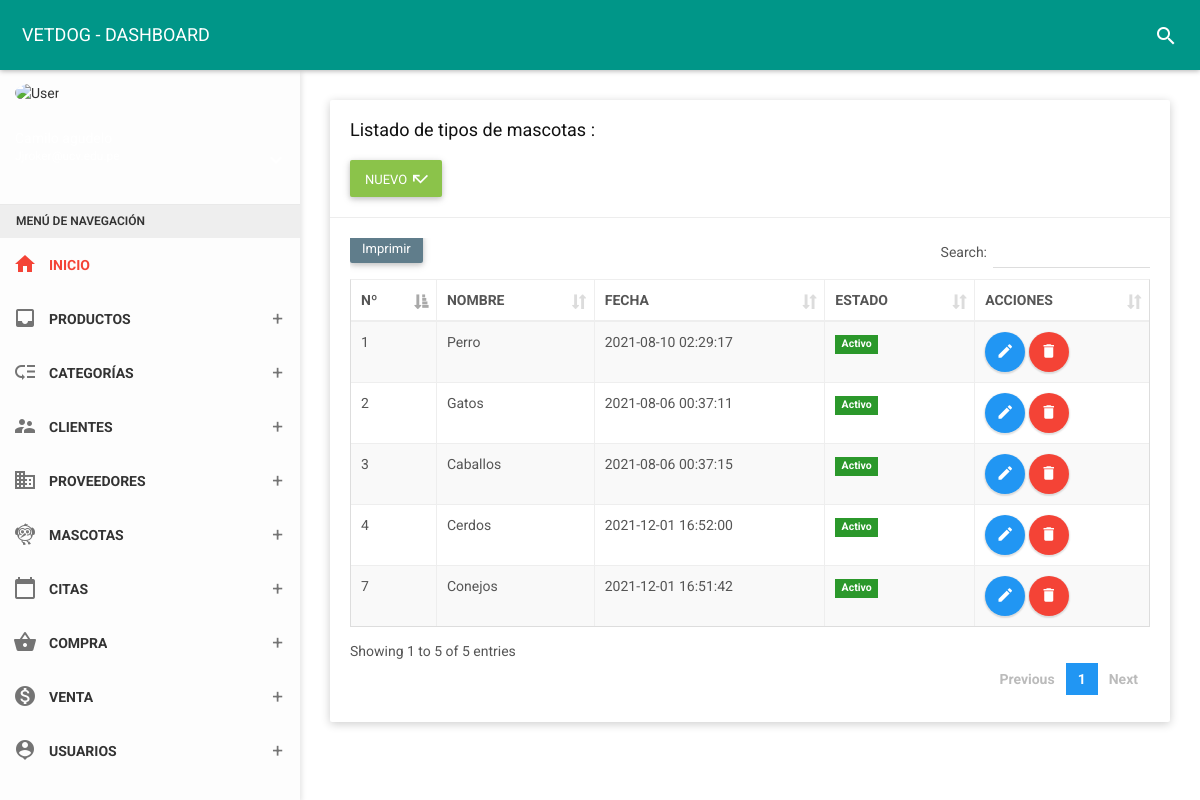
The app's page /folder/tipo.php (signed in) with its own data.
### tables this page shows
CREATE TABLE `pet_type` (
  `id_tiM` int(11) NOT NULL,
  `noTiM` varchar(35) NOT NULL,
  `estado` char(1) NOT NULL,
  `fere` timestamp NOT NULL DEFAULT current_timestamp() ON UPDATE current_timestamp()
);

### controlador/pet_typecontrolador.php (called while the page is built, shortened)
<?php
require_once '../modelo/modelopet_type.php';
class pet_typecontrolador{
    function mostrar(){
        $pet_type=new Modelo();
        $dato=$pet_type->mostrar("pet_type", "1");
        require_once '../vista/tipo/mostrar.php';
    }
    }

### modelo/modelopet_type.php (called while the page is built, shortened)
<?php
class Modelo{
  private $pet_type;
  private $db;
  public function __construct(){
      $this->pet_type=array();
      $this->db=new PDO('mysql:host=localhost;dbname=vetdog',"root","");
  }
  public function mostrar($tabla,$condicion){
      $consulta="SELECT * FROM pet_type";
      $resultado=$this->db->query($consulta);
      while ($tabla=$resultado->fetchAll(PDO::FETCH_ASSOC)) {
          $this->pet_type[]=$tabla;
      }
      return $this->pet_type;
    }
}
 ?>

### vista/tipo/mostrar.php (the view, shortened to what this page needs)
<!DOCTYPE html>
<html>
<head>
    <link href="../assets/plugins/bootstrap/css/bootstrap.css" rel="stylesheet">
    <link href="../assets/plugins/node-waves/waves.css" rel="stylesheet" />
    <link href="../assets/plugins/animate-css/animate.css" rel="stylesheet" />
    <link href="../assets/plugins/jquery-datatable/skin/bootstrap/css/dataTables.bootstrap.css" rel="stylesheet">
    <link href="../css/style.css" rel="stylesheet">
    <link href="../assets/css/themes/all-themes.css" rel="stylesheet" />
</head>
<body class="theme-red">
    <nav class="navbar">
        <div class="container-fluid">
            <div class="navbar-header">
                <a class="navbar-brand" href="../vista/panel-admin/administrador"> VETDOG - DASHBOARD </a>
            </div>
            <div class="collapse navbar-collapse" id="navbar-collapse">
                <ul class="nav navbar-nav navbar-right">
                    <li><a href="javascript:void(0);" class="js-search" data-close="true"><i class="material-icons">search</i></a></li>
                </ul>
            </div>
        </div>
    </nav>
        <?php include_once __DIR__ . '../../menu.php'; ?>
    <section class="content">
        <div class="container-fluid">
            <div class="row clearfix">
                <div class="col-lg-12 col-md-12 col-sm-12 col-xs-12">
                    <div class="card">
                        <div class="header">
                            <h2>
                                Listado de tipos de mascotas :
                            </h2><br>
                            <a type="button" href="../vista/tipo/nuevo" class="btn bg-light-green waves-effect">
                                <span>NUEVO</span>
                                <i class="material-icons">call_missed</i>
                            </a>
                        </div>
                        <div class="body">
                            <div class="table-responsive">
                                <table class="table table-bordered table-striped table-hover dataTable js-exportable">
                                    <thead>
                                        <tr>
                                            <th>Nº</th>
                                            <th>NOMBRE</th>
                                            <th>FECHA</th>
                                            <th>ESTADO</th>
                                            <th>ACCIONES</th>
                                        </tr>
                                    </thead>
                                    <tbody>
                                        <?php
                                        foreach ($dato as $key => $value) {
                                            foreach ($value as $va) { ?>
                                                <tr>
                                                    <td><?php echo $va['id_tiM']; ?></td>
                                                    <td><?php echo $va['noTiM']; ?></td>
                                                    <td><?php echo $va['fere']; ?></td>
                                                    <td><?php
                                                        if ($va['estado'] == 1) { ?>
                                                            <form method="get" action="javascript:activo('<?php echo $va['id_tiM']; ?>')">
                                                                <span class="label label-success">Activo</span>
                                                            </form>
                                                        <?php  } else { ?>
                                                            <form method="get" action="javascript:inactivo('<?php echo $va['id_tiM']; ?>')">
                                                                <button type="submit" class="btn btn-danger btn-xs">Inactivo</button>
                                                            </form>
                                                        <?php  } ?>
                                                    </td>
                                                    <td><a type="button" href="../vista/tipo/edit?id=<?php echo $va["id_tiM"]; ?>" class="btn bg-blue btn-circle waves-effect waves-circle waves-float">
                                                            <i class="material-icons">edit</i>
                                                        </a>
                                                        <a type="button" href="../vista/tipo/borrar?id=<?php echo $va["id_tiM"]; ?>" class="btn bg-red btn-circle waves-effect waves-circle waves-float">
                                                            <i class="material-icons">delete</i>
                                                        </a>
                                                </tr>
                                        <?php
                                            }
                                        }
                                        ?>
                                    </tbody>
                                </table>
                            </div>
                        </div>
                    </div>
                </div>
            </div>
        </div>
    </section>
</body>
</html>

### assets/css/themes/all-themes.css (style rules this page uses)
.theme-red .navbar-brand { color: #fff; }
.theme-red .nav > li > a { color: #fff; }

### records on screen
pet_type: id_tiM "1", noTiM "Perro", fere "2021-08-10 02:29:17"
pet_type: id_tiM "2", noTiM "Gatos", fere "2021-08-06 00:37:11"
pet_type: id_tiM "3", noTiM "Caballos", fere "2021-08-06 00:37:15"
pet_type: id_tiM "4", noTiM "Cerdos", fere "2021-12-01 16:52:00"
pet_type: id_tiM "7", noTiM "Conejos", fere "2021-12-01 16:51:42"
